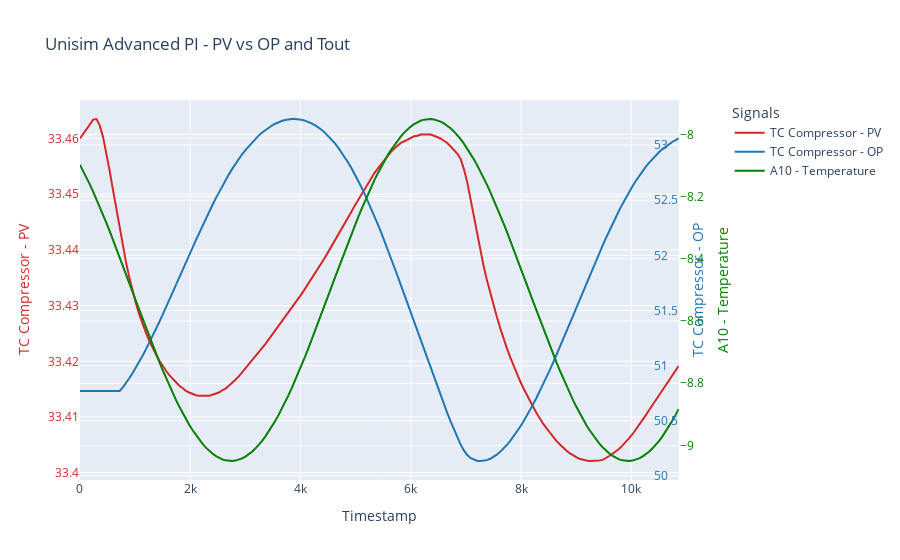

The cell this chart's notebook holds for it:
### Code cell
# Assuming you have already read your data
df = pd.read_csv("Sine_Unisim_PID.csv")
data = pd.DataFrame(df)

# Create a figure with secondary y-axis
fig = make_subplots(specs=[[{"secondary_y": True}]])

# Add traces for TC Compressor - PV
fig.add_trace(
    go.Scatter(x=data['Timestamp'], y=data['TC Compressor - PV'], mode='lines', name='TC Compressor - PV', line=dict(color='#d62728')),
    secondary_y=False,
)

# Add traces for TC Compressor - OP
fig.add_trace(
    go.Scatter(x=data['Timestamp'], y=data['TC Compressor - OP'], mode='lines', name='TC Compressor - OP', line=dict(color='#1f77b4')),
    secondary_y=True,
)

# Add traces for A10 - Temperature with custom y-axis
fig.add_trace(
    go.Scatter(x=data['Timestamp'], y=data['A10 - Temperature'], mode='lines', name='A10 - Temperature', line=dict(color='green')),
    secondary_y=True,
)

# Update layout
fig.update_layout(
    title='Unisim Advanced PI - PV vs OP and Tout',
    xaxis_title='Timestamp',
    legend_title='Signals',
    yaxis=dict(
        title='TC Compressor - PV',
        titlefont=dict(color='#d62728'),
        tickfont=dict(color='#d62728'),
    ),
    yaxis2=dict(
        title='TC Compressor - OP',
        titlefont=dict(color='#1f77b4'),
        tickfont=dict(color='#1f77b4'),
        anchor="free",
        overlaying="y",
        side="right",
        position=0.9
    ),
    yaxis3=dict(
        title='A10 - Temperature',
        titlefont=dict(color='green'),
        tickfont=dict(color='green'),
        anchor="x",
        overlaying="y",
        side="right",
        position=1
    ),
)

# Update the trace to use the third y-axis
fig.data[2].update(yaxis='y3')

# Show figure
fig.show()

### Figure 1 — Plotly figure (JSON) as saved in the notebook; plotly's stock layout.template omitted (floating-point values rounded to 4 significant figures; data arrays with more than 128 entries replaced by an {"elided": "..."} marker saying what was removed)
{"data": [{"line": {"color": "#d62728"}, "mode": "lines", "name": "TC Compressor - PV", "type": "scatter", "x": {"elided": "182 float values"}, "xaxis": "x", "y": {"elided": "182 float values"}, "yaxis": "y"}, {"line": {"color": "#1f77b4"}, "mode": "lines", "name": "TC Compressor - OP", "type": "scatter", "x": {"elided": "182 float values"}, "xaxis": "x", "y": {"elided": "182 float values"}, "yaxis": "y2"}, {"line": {"color": "green"}, "mode": "lines", "name": "A10 - Temperature", "type": "scatter", "x": {"elided": "182 float values"}, "xaxis": "x", "y": {"elided": "182 float values"}, "yaxis": "y3"}], "layout": {"legend": {"title": {"text": "Signals"}}, "title": {"text": "Unisim Advanced PI - PV vs OP and Tout"}, "xaxis": {"anchor": "y", "domain": [0, 0.94], "title": {"text": "Timestamp"}}, "yaxis": {"anchor": "x", "domain": [0, 1], "tickfont": {"color": "#d62728"}, "title": {"font": {"color": "#d62728"}, "text": "TC Compressor - PV"}}, "yaxis2": {"anchor": "free", "overlaying": "y", "position": 0.9, "side": "right", "tickfont": {"color": "#1f77b4"}, "title": {"font": {"color": "#1f77b4"}, "text": "TC Compressor - OP"}}, "yaxis3": {"anchor": "x", "overlaying": "y", "position": 1, "side": "right", "tickfont": {"color": "green"}, "title": {"font": {"color": "green"}, "text": "A10 - Temperature"}}}}
